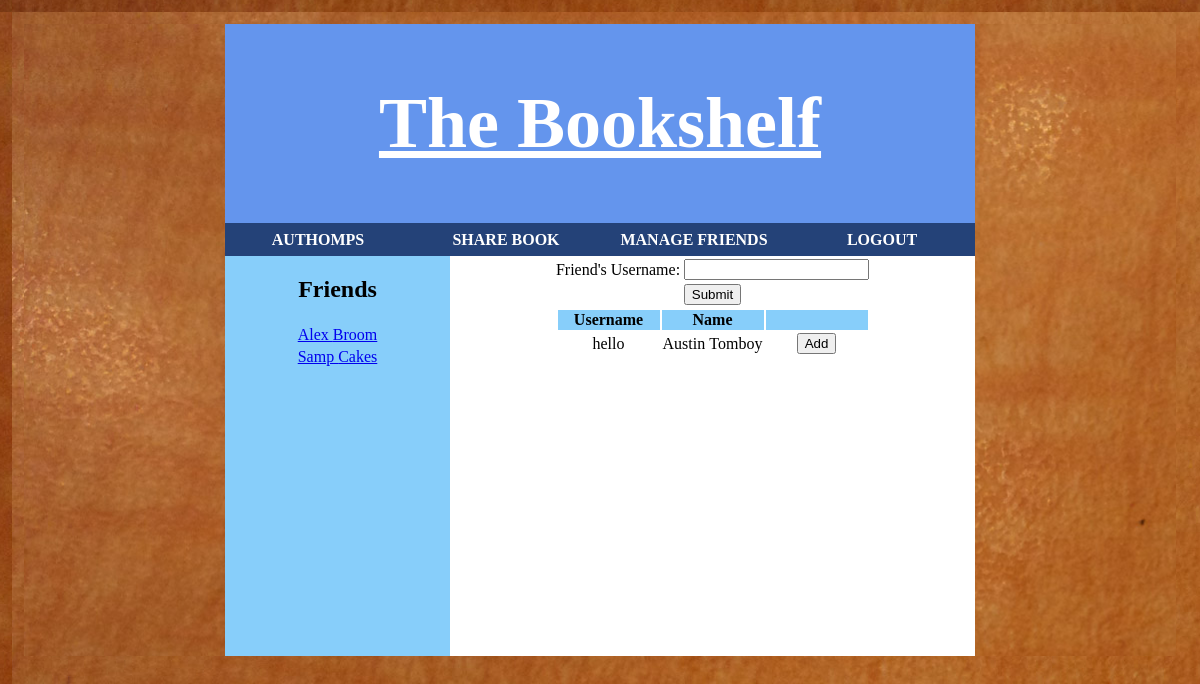
Page /user_add_friend.php (signed in) on the earlier database version.
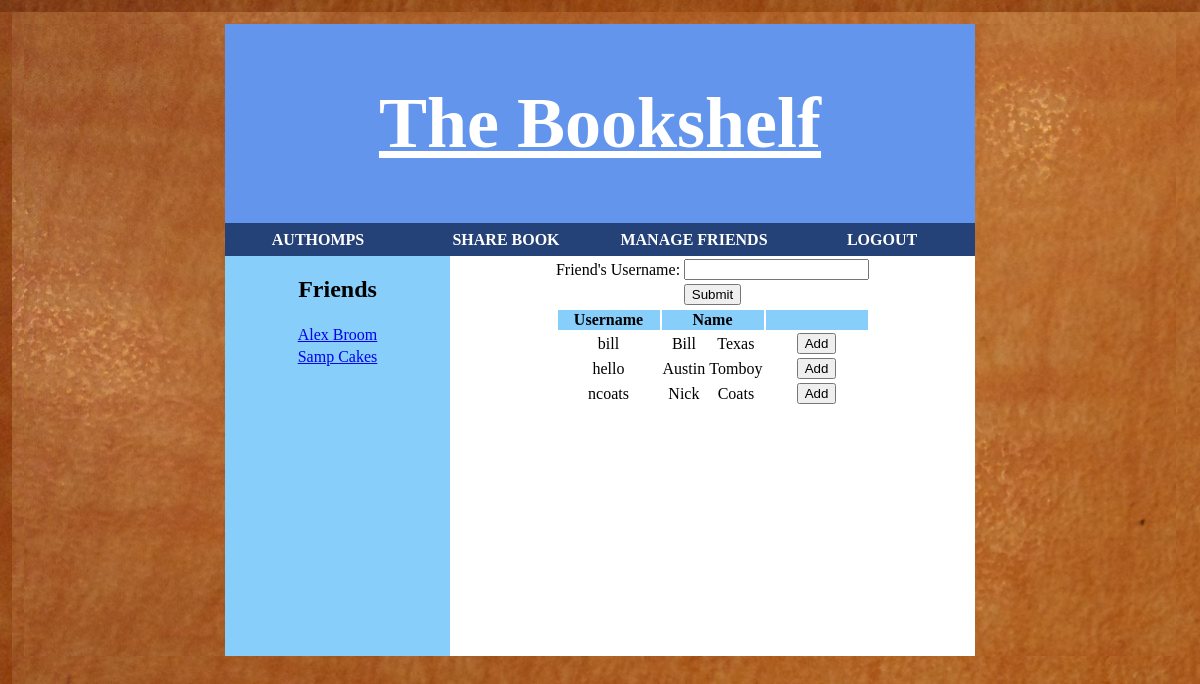
Same page on the later database version.
### tables this page shows
CREATE TABLE users
( 	username VARCHAR(20) PRIMARY KEY NOT NULL,
	password VARCHAR(20) NOT NULL,
	current_book CHAR(17),
	first_name VARCHAR(20),
	last_name VARCHAR(20),
	FOREIGN KEY (current_book) REFERENCES books(isbn)
);

### user_add_friend.php (the view, shortened to what this page needs)
<?php
	$username = $_SESSION['username'];
?>
<!DOCTYPE html>
<html>
<head>
	<link rel="stylesheet" type="text/css" href="css/bookshelf.css" />
</head>
<body>
	<div id="wrap">
		<?php
			include('directory.php');
			include('friends_list.php');
		?>
		<div id="main">
			<form action="process_user_add_friend.php" method="post"><table>
				<tr><td><label>Friend's Username:</label></td><td><input type="text" name="friend_name"></td></tr>
				<tr><td colspan="2" align="center"><input type="submit" value="Submit"></td></tr>
			</table></form>
		<?php
			include('access_database.php');
			$friendQuery = "SELECT username, first_name, last_name FROM users JOIN friends WHERE username = friend AND user = '".$username."'";
			$friendStmt = $db->query($friendQuery);
			$num_rows = $friendStmt->num_rows;
			for ($i=0; $i < $num_rows; $i++) {
				$row = $friendStmt->fetch_assoc();
				$friends[] = "'".$row['username']."'";
			}
			if (sizeof($friends) == 0) {
				$notFriendQuery = "SELECT username, first_name, last_name FROM users WHERE username != '".$username."'";
			} else {
				$notFriendQuery = "SELECT username, first_name, last_name FROM users WHERE NOT username in (".join(',',$friends).") AND username != '".$username."'";
			}
			$notFriendStmt = $db->query($notFriendQuery);
			$num_rows = $notFriendStmt->num_rows;
			if ($num_rows == 0) {
				echo "Everyone is your friend<br>";
			} else {
				echo "<table>";
				echo '<th>Username</th><th colspan="2">Name</th><th></th>';
				for ($i=0; $i < $num_rows; $i++) {
					$row = $notFriendStmt->fetch_assoc();
					echo '<form action="process_user_add_friend.php" method="post">';
					echo '<tr><td>'.$row['username'].'</td><td>'.$row['first_name'].'</td><td>'.$row['last_name'].'</td><td><input type="submit" value="Add"></td><input type ="hidden" name="friend_name" value="'.$row['username'].'"></tr>';
					echo '</form>';
				}
				echo "</table>";
			}
		?>
		</div>
	</div>
</body>
</html>

### friends_list.php (shortened to what this page needs)
<div id="friends">
	<h2 align="center">Friends</h2>
	<?php
		include('access_database.php');
		$friendQuery = "SELECT username, first_name, last_name FROM users JOIN friends WHERE username = friend AND user = '".$username."' ORDER BY last_name";
		$friendStmt = $db->query($friendQuery);
		$num_rows = $friendStmt->num_rows;
		if ($num_rows == 0) {
			echo "You have no friends.";
		} else {
			echo '<table class="friends_list">';
			for ($i=0; $i < $num_rows; $i++) {
				$row = $friendStmt->fetch_assoc();
				$friends[] = "'".$row['username']."'";
				echo '<tr><td>'.'<a href="friend_homepage.php?friend_name='.$row['username'].'">'.$row['first_name'].' '.$row['last_name'].'</a>'.'</td></tr>';
			}
			echo "</table>";
		}
	?>
</div>

Differences in the rows shown:
added users: username "bill", first_name "Bill", last_name "Texas"
added users: username "ncoats", first_name "Nick", last_name "Coats"
